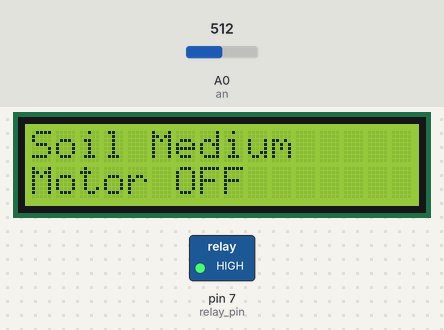
The sketch below on a simulated Arduino Uno, built with avr-gcc and run on an emulated ATmega328P. On the bench: 16×2 character LCD, switched loads named in the sketch (green lamp = pin HIGH). The inputs (shaded band) are chosen by the test bench; at power-on: A0 (an) = 512. What the sketch prints to the serial monitor is not drawn.

Above: at 1.2 s.
1.3 s: A0 (an) set to 824
3.3 s: A0 (an) set to 841
At 4.5 s:
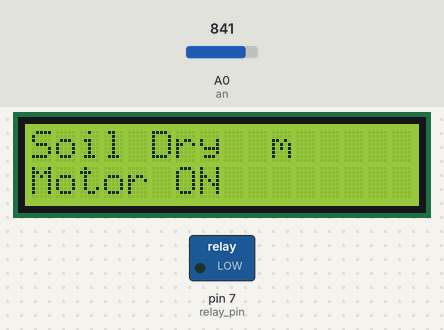
5.6 s: A0 (an) set to 666
7.3 s: A0 (an) set to 642
At 9.0 s:
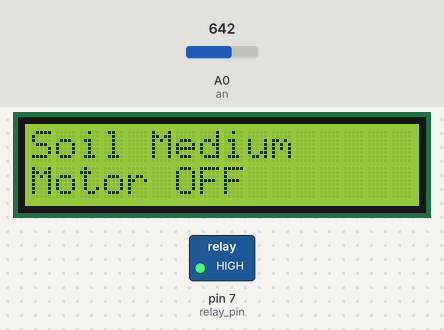
9.6 s: A0 (an) set to 383
11.4 s: A0 (an) set to 347
At 12.7 s:
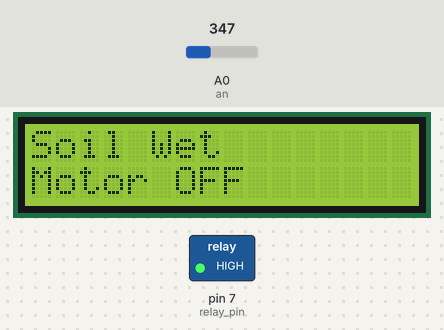
Timing chart, 0 to 14.4 s (numbered marks = the images above; inputs shaded):
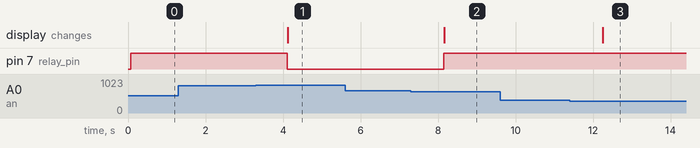

Measured:
- the behaviour switches between 833 and 834 on A0 (an) (found by bisection; images 0 and 1)
- the behaviour switches between 651 and 650 on A0 (an) (found by bisection; images 1 and 2)
- the behaviour switches between 366 and 365 on A0 (an) (found by bisection; images 2 and 3)
- after the input at 1.3 s, every drawn part: stays the same
- after the input at 3.3 s, pin 7 (relay_pin): HIGH → LOW after 0.81 s; the display: changes after 0.83 s (image 1)
- after the input at 5.6 s, every drawn part: stays the same
- after the input at 7.3 s, pin 7 (relay_pin): LOW → HIGH after 0.85 s; the display: changes after 0.87 s (image 2)
- after the input at 9.6 s, every drawn part: stays the same
- after the input at 11.4 s, the display: changes after 0.85 s (image 3)

The sketch:

PlantWatering_SoilMoisture_Lcd_Code.ino
```cpp
//YouTube | Tech at Home
#define an A0
#include<LiquidCrystal_I2C.h>

LiquidCrystal_I2C lcd(0x27,16,2);

int sensor_pin = A0;       //Sensor Pin
int relay_pin = 7;         //Relay Pin
int value=0,moisture=0;

void setup()
{
  Serial.begin(9600);
  lcd.begin(16,2);
  lcd.backlight();
  lcd.setBacklight(HIGH);
  pinMode(an, INPUT);
  pinMode(relay_pin, OUTPUT);
}

void loop()
{
    value=analogRead(an);
    moisture=map(value,1017,100,0,100);


  if(moisture <20)
  {
     Serial.print("Soil Moisture  = ");
    Serial.print(moisture);
    Serial.println("%");
    Serial.println("Soil Dry");
    Serial.println("Motor ON");
    digitalWrite(relay_pin,LOW);
    lcd.setCursor(0,0);
    lcd.print("Soil Dry  ");
    lcd.setCursor(0,1);
    lcd.print("Motor ON ");
  }
  else if(moisture >= 40 && moisture <= 70)
  {
    Serial.print("Soil Moisture  = ");
    Serial.print(moisture);
    Serial.println("%");
    Serial.println("Soil Medium");
    Serial.println("Motor OFF");
    digitalWrite(relay_pin, HIGH);
    lcd.setCursor(0,0);
    lcd.print("Soil Medium");
    lcd.setCursor(0,1);
    lcd.print("Motor OFF");
  }
  else if(moisture > 40)
  {
     Serial.print("Soil Moisture = ");
    Serial.print(moisture);
    Serial.println("%");
    Serial.println("Soil Wet");
    Serial.println("Motor OFF");
    digitalWrite(relay_pin, HIGH);
    lcd.setCursor(0,0);
    lcd.print("Soil Wet   ");
    lcd.setCursor(0,1);
    lcd.print("Motor OFF");
  }

  delay(1000);
}
```
